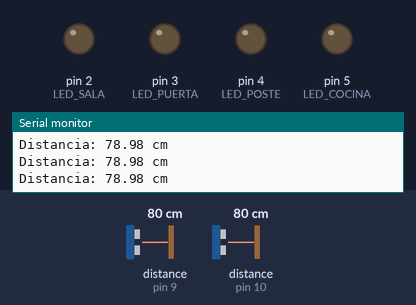
Simulated run of this sketch. Board: Arduino Uno, built with avr-gcc and run on an emulated ATmega328P. Parts: output pins drawn as LEDs (lit = HIGH), the last lines printed to the serial monitor. Wiring (inferred from the names in the program): 2 × ultrasonic range finder: trigger pin 6, echo pin 9 / trigger pin 7, echo pin 10. Inputs (shaded band) come from the test bench; at power-on: distance to the obstacle (sensors on pin 9, pin 10) 80 cm. The echo pulse lasts 58.3 µs per cm; pins used as bus, display or sensor lines are not drawn.

Above: at 1.2 s.
1.3 s: distance to the obstacle (sensor on pin 9) set to 44 cm
2.8 s: distance to the obstacle (sensor on pin 9) set to 37 cm
At 3.2 s:
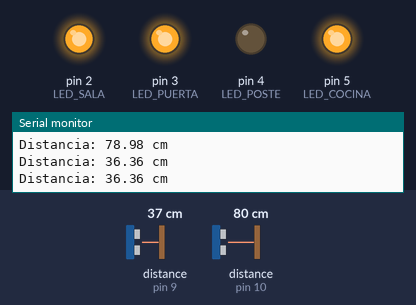
4.3 s: distance to the obstacle (sensor on pin 10) set to 43 cm
7.3 s: distance to the obstacle (sensor on pin 10) set to 36 cm
At 7.8 s:
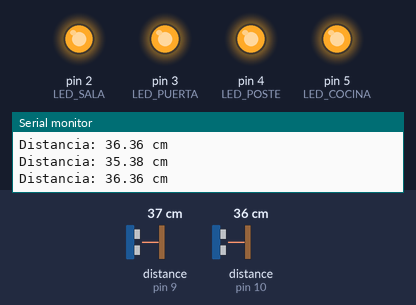
Timing chart, 0 to 9.9 s (numbered marks = the images above; inputs shaded):
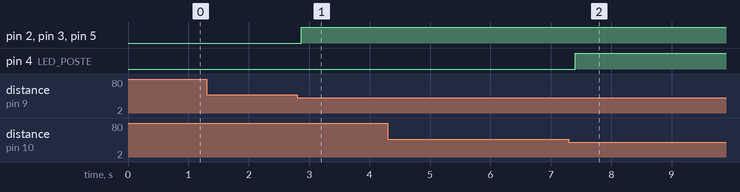

Measured:
- the behaviour switches between 41 and 40 cm on distance to the obstacle (sensor on pin 9) (found by bisection; images 0 and 1)
- the behaviour switches between 41 and 40 cm on distance to the obstacle (sensor on pin 10) (found by bisection; images 1 and 2)
- after the input at 2.8 s, pin 2 (LED_SALA), pin 3 (LED_PUERTA), pin 5 (LED_COCINA): LOW → HIGH after 0.07 s
- after the input at 7.3 s, pin 4 (LED_POSTE): LOW → HIGH after 0.10 s

The sketch:

Codigoprueba2.ino
```cpp
const int TRIG_PUERTA = 6;
const int ECHO_PUERTA = 9;
const int TRIG_POSTE = 7;
const int ECHO_POSTE = 10;
const int TRIG_SALA = 6;
const int ECHO_SALA = 9;
const int TRIG_COCINA = 6;
const int ECHO_COCINA = 9;

const int LED_PUERTA = 3;
const int LED_POSTE= 4;
const int LED_SALA = 2;
const int LED_COCINA = 5;

//Estados de activación de los sensores
bool puerta_activo = true;
bool poste_activo = true;
bool sala_activo = true;
bool cocina_activo = true;

//Estados de los LEDs (para mantener encendidos)
bool luz_puerta_encendida = false;
bool luz_poste_encendida = false;
bool luz_sala_encendida = false;
bool luz_cocina_encendida = false;

//Umbral de distancia para activar el LED (en cm)
const int DISTANCE_THRESHOLD = 40;

void setup() {
  Serial.begin(9600);

  // Configurar sensores ultrasónicos
  pinMode(TRIG_PUERTA, OUTPUT);
  pinMode(ECHO_PUERTA, INPUT);
  pinMode(TRIG_POSTE, OUTPUT);
  pinMode(ECHO_POSTE, INPUT);
  pinMode(TRIG_SALA, OUTPUT);
  pinMode(ECHO_SALA, INPUT);
  pinMode(TRIG_COCINA , OUTPUT);
  pinMode(ECHO_COCINA , INPUT);

  // Configurar LEDs
  pinMode(LED_PUERTA, OUTPUT);
  pinMode(LED_POSTE, OUTPUT);
  pinMode(LED_SALA, OUTPUT);
  pinMode(LED_COCINA, OUTPUT);
}

void loop() {
  // Leer comandos de la PC
  if (Serial.available()) {
    String comando = Serial.readStringUntil('\n');
    if (comando == "puerta:ON") puerta_activo = true;
    if (comando == "puerta:OFF") puerta_activo = false;
    if (comando == "poste:ON") poste_activo = true;
    if (comando == "poste:OFF") poste_activo = false;
    if (comando == "sala:ON") sala_activo = true;
    if (comando == "sala:OFF") sala_activo = false;
    if (comando == "cocina:ON") cocina_activo = true;
    if (comando == "cocina:OFF") cocina_activo = false;

    // También permitir apagar las luces manualmente
    if (comando == "luz_puerta:OFF") luz_puerta_encendida = false;
    if (comando == "luz_poste:OFF") luz_poste_encendida = false;
    if (comando == "luz_sala:OFF") luz_sala_encendida = false;
    if (comando == "luz_cocina:OFF") luz_cocina_encendida = false;
    if (comando == "luz_puerta:ON") luz_puerta_encendida = true;
    if (comando == "luz_poste:ON") luz_poste_encendida = true;
    if (comando == "luz_sala:ON") luz_sala_encendida = true;
    if (comando == "luz_cocina:ON") luz_cocina_encendida = true;
  }

  // Verificar sensores SOLO si están activos
  if (puerta_activo && medirDistancia(TRIG_PUERTA, ECHO_PUERTA) < DISTANCE_THRESHOLD)
    luz_puerta_encendida = true;

  if (poste_activo && medirDistancia(TRIG_POSTE, ECHO_POSTE) < DISTANCE_THRESHOLD)
    luz_poste_encendida = true;

  if (sala_activo && medirDistancia(TRIG_SALA, ECHO_SALA) < DISTANCE_THRESHOLD)
    luz_sala_encendida = true;

  if (cocina_activo && medirDistancia(TRIG_COCINA, ECHO_COCINA) < DISTANCE_THRESHOLD)
    luz_cocina_encendida = true;

  // Control de LEDs basado en los estados de encendido
  digitalWrite(LED_PUERTA, luz_puerta_encendida ? HIGH : LOW);
  digitalWrite(LED_POSTE, luz_poste_encendida ? HIGH : LOW);
  digitalWrite(LED_SALA, luz_sala_encendida ? HIGH : LOW);
  digitalWrite(LED_COCINA, luz_cocina_encendida ? HIGH : LOW);

  delay(100); // Pequeño retardo para estabilidad
}

// Función para medir la distancia con el sensor ultrasónico
float medirDistancia(int trig, int echo) {
  digitalWrite(trig, LOW);
  delayMicroseconds(2);
  digitalWrite(trig, HIGH);
  delayMicroseconds(10);
  digitalWrite(trig, LOW);

  long duration = pulseIn(echo, HIGH);
  float distancia = duration * 0.017; // Convertir tiempo a cm

  Serial.print("Distancia: ");
  Serial.print(distancia);
  Serial.println(" cm");

  return distancia;
}
```
